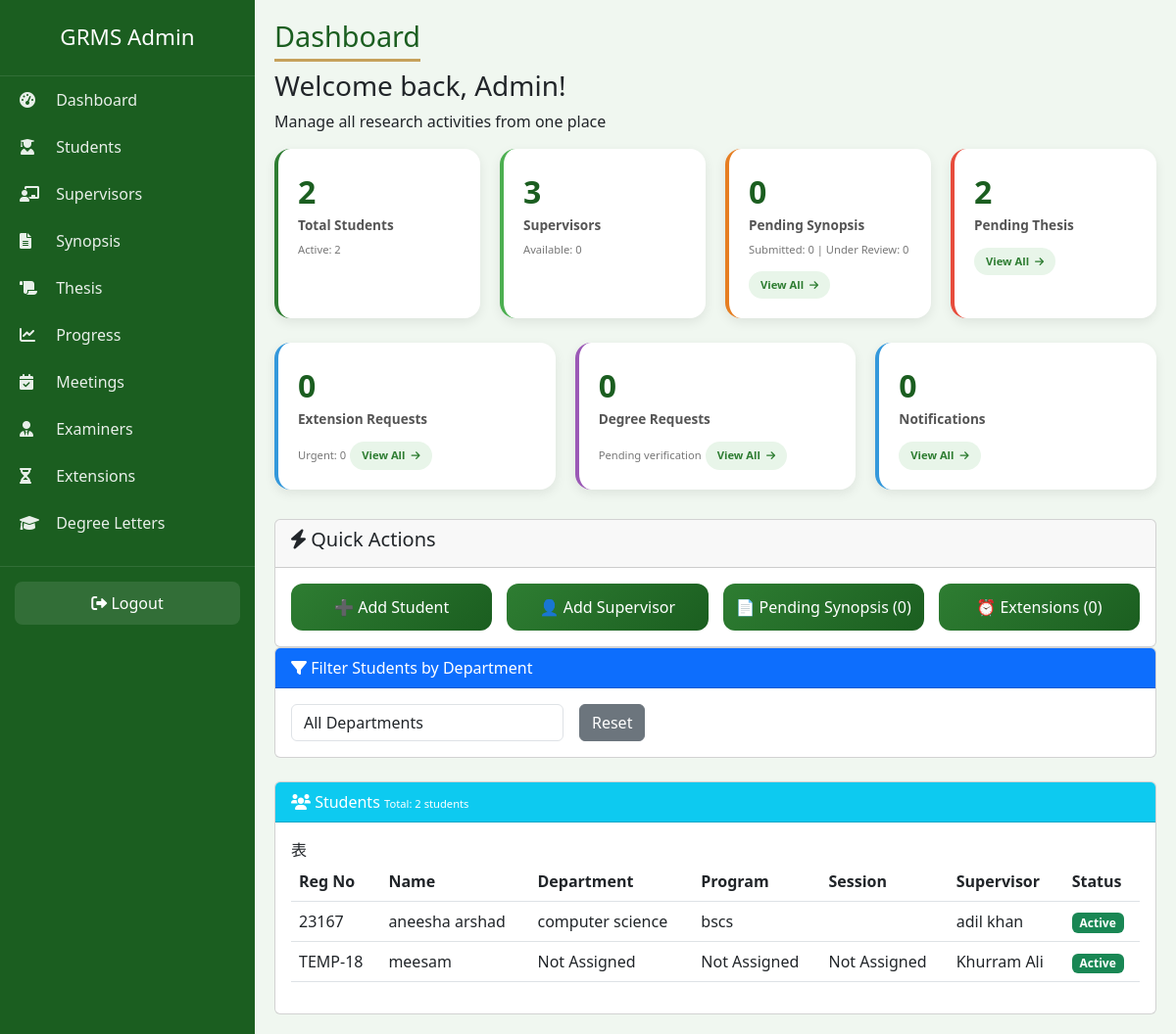
The app's page /admin-panel-2026-secure/ (signed in) with its own data.
### accounts/models.py (models this page shows, shortened)
class Student(models.Model):
    ENROLLMENT_STATUS = (
        ('Active', 'Active'),
        ('Inactive', 'Inactive'),
        ('Completed', 'Completed'),
        ('Withdrawn', 'Withdrawn'),
    )
    user = models.OneToOneField(User, on_delete=models.CASCADE, related_name='student_profile')
    registration_no = models.CharField(max_length=30, unique=True)
    department = models.CharField(max_length=100)
    session = models.CharField(max_length=20)
    program = models.CharField(max_length=50)
    enrollment_status = models.CharField(max_length=20, choices=ENROLLMENT_STATUS, default='Active')
    admission_date = models.DateField(default=timezone.now)
    supervisor = models.ForeignKey('Supervisor', on_delete=models.SET_NULL, null=True, blank=True, related_name='students')

class Supervisor(models.Model):
    AVAILABILITY = (
        ('Available', 'Available'),
        ('Not Available', 'Not Available'),
        ('On Leave', 'On Leave'),
    )
    user = models.OneToOneField(User, on_delete=models.CASCADE, related_name='supervisor_profile')
    employee_id = models.CharField(max_length=30, unique=True, blank=True, null=True)
    department = models.CharField(max_length=100)
    designation = models.CharField(max_length=50)
    availability_status = models.CharField(max_length=20, choices=AVAILABILITY, default='Available')
    max_students = models.IntegerField(default=5)

### accounts/views.py (the view, shortened to what this page needs)
# urls.py: path('admin-panel-2026-secure/', views.admin_dashboard, name='admin_dashboard'),
@login_required
def admin_dashboard(request):
    if not request.user.is_staff and not request.user.is_superuser:
        return redirect('login')
    students = Student.objects.all()
    departments = students.values_list('department', flat=True).distinct()
    selected_dept = request.GET.get('department', '')
    if selected_dept:
        filtered_students = students.filter(department=selected_dept)
    else:
        filtered_students = students
    total_supervisors = Supervisor.objects.count()
    try:
        available_supervisors = Supervisor.objects.filter(availability_status='Available').count()
    except:
        available_supervisors = 0
    context = {
        'total_students': students.count(),
        'active_students': students.filter(enrollment_status='Active').count(),
        'total_supervisors': total_supervisors,
        'available_supervisors': available_supervisors,
        'pending_synopses': Synopsis.objects.filter(status='pending').count(),
        'pending_synopses_submitted': Synopsis.objects.filter(status='submitted').count(),
        'pending_synopses_review': Synopsis.objects.filter(status='under_review').count(),
        'pending_theses': Thesis.objects.filter(status='Submitted').count(),
        'pending_extensions': 0,  # Set to 0 if model doesn't exist
        'urgent_extensions': 0,   # Set to 0 if model doesn't exist
        'pending_degree_requests': 0,  # Set to 0 if model doesn't exist
        'unread_count': Notification.objects.filter(user=request.user, is_read=False).count(),
        'departments': departments,
        'filtered_students': filtered_students,
        'selected_dept': selected_dept,
    }
    return render(request, 'admin/dashboard.html', context)

### templates/admin/dashboard.html (shortened to what this page needs)
{% extends 'admin/base.html' %}
{% load static %}
{% block page_title %}Dashboard{% endblock %}
{% block content %}
<div class="welcome-message" data-aos="fade-up">
    <h3>Welcome back, Admin!</h3>
    <p>Manage all research activities from one place</p>
</div>
<div class="stats-grid">
    <div class="stat-card-modern" style="border-left-color: #2e7d32;">
        <div style="font-size: 2rem; font-weight: 700; color: #1b5e20;">{{ total_students }}</div>
        <div style="font-size: 0.85rem; font-weight: 600; color: #555;">Total Students</div>
        <small style="font-size: 0.7rem; color: #777;">Active: {{ active_students }}</small>
    </div>
    <div class="stat-card-modern" style="border-left-color: #4caf50;">
        <div style="font-size: 2rem; font-weight: 700; color: #1b5e20;">{{ total_supervisors }}</div>
        <div style="font-size: 0.85rem; font-weight: 600; color: #555;">Supervisors</div>
        <small style="font-size: 0.7rem; color: #777;">Available: {{ available_supervisors }}</small>
    </div>
    <div class="stat-card-modern" style="border-left-color: #e67e22;">
        <div style="font-size: 2rem; font-weight: 700; color: #1b5e20;">{{ pending_synopses }}</div>
        <div style="font-size: 0.85rem; font-weight: 600; color: #555;">Pending Synopsis</div>
        <small style="font-size: 0.7rem; color: #777;">Submitted: {{ pending_synopses_submitted|default:0 }} | Under Review: {{ pending_synopses_review|default:0 }}</small>
        <a href="{% url 'admin_synopsis_list' %}?status=Pending" class="view-link">View All <i class="fas fa-arrow-right"></i></a>
    </div>
    <div class="stat-card-modern" style="border-left-color: #e74c3c;">
        <div style="font-size: 2rem; font-weight: 700; color: #1b5e20;">{{ pending_theses }}</div>
        <div style="font-size: 0.85rem; font-weight: 600; color: #555;">Pending Thesis</div>
        <a href="{% url 'admin_thesis_list' %}?status=Submitted" class="view-link">View All <i class="fas fa-arrow-right"></i></a>
    </div>
</div>
<div class="stats-grid-2">
    <div class="stat-card-modern" style="border-left-color: #3498db;">
        <div style="font-size: 2rem; font-weight: 700; color: #1b5e20;">{{ pending_extensions }}</div>
        <div style="font-size: 0.85rem; font-weight: 600; color: #555;">Extension Requests</div>
        <small style="font-size: 0.7rem; color: #777;">Urgent: {{ urgent_extensions }}</small>
        <a href="{% url 'admin_extension_list' %}?status=Pending" class="view-link">View All <i class="fas fa-arrow-right"></i></a>
    </div>
    <div class="stat-card-modern" style="border-left-color: #9b59b6;">
        <div style="font-size: 2rem; font-weight: 700; color: #1b5e20;">{{ pending_degree_requests }}</div>
        <div style="font-size: 0.85rem; font-weight: 600; color: #555;">Degree Requests</div>
        <small style="font-size: 0.7rem; color: #777;">Pending verification</small>
        <a href="{% url 'admin_degree_list' %}?status=Pending" class="view-link">View All <i class="fas fa-arrow-right"></i></a>
    </div>
    <div class="stat-card-modern" style="border-left-color: #3498db;">
        <div style="font-size: 2rem; font-weight: 700; color: #1b5e20;">{{ unread_count }}</div>
        <div style="font-size: 0.85rem; font-weight: 600; color: #555;">Notifications</div>
        <a href="{% url 'all_notifications' %}" class="view-link">View All <i class="fas fa-arrow-right"></i></a>
    </div>
</div>
<div class="card mt-3">
    <div class="card-header">
        <h5><i class="fas fa-bolt"></i> Quick Actions</h5>
    </div>
    <div class="card-body">
        <div class="quick-actions-grid">
            <a href="{% url 'admin_student_create' %}" class="quick-action-btn">➕ Add Student</a>
            <a href="{% url 'admin_supervisor_create' %}" class="quick-action-btn">👤 Add Supervisor</a>
            <a href="{% url 'admin_synopsis_list' %}?status=Pending" class="quick-action-btn">📄 Pending Synopsis ({{ pending_synopses }})</a>
            <a href="{% url 'admin_extension_list' %}?status=Pending" class="quick-action-btn">⏰ Extensions ({{ pending_extensions }})</a>
        </div>
    </div>
</div>
<div class="card mb-4">
    <div class="card-header bg-primary text-white">
        <i class="fas fa-filter"></i> Filter Students by Department
    </div>
    <div class="card-body">
        <div class="row g-3">
            <div class="col-md-4">
                <select id="deptFilter" class="form-control">
                    <option value="">All Departments</option>
                </select>
            </div>
            <div class="col-md-2">
                <button id="resetFilter" class="btn btn-secondary">Reset</button>
            </div>
        </div>
    </div>
</div>
<div id="studentsListContainer">
    <div class="card">
        <div class="card-header bg-info text-white">
            <span><i class="fas fa-users"></i> Students
            </span>
            <span id="studentCount" style="font-size: 0.7rem;">Total: {{ filtered_students|length }} students</span>
        </div>
        <div class="card-body">
            <div class="table-responsive">
                <table class="table table-hover">
                    <thead>
                        <tr>
                            <th>Reg No</th>
                            <th>Name</th>
                            <th>Department</th>
                            <th>Program</th>
                            <th>Session</th>
                            <th>Supervisor</th>
                            <th>Status</th>
                    </thead>
                    <tbody id="studentsTableBody">
                        {% for student in filtered_students %}
                        <tr>
                            <td>{{ student.registration_no }}</a>
                            <td>{{ student.user.get_full_name }}</a>
                            <td>{{ student.department }}</a>
                            <td>{{ student.program }}</a>
                            <td>{{ student.session }}</a>
                            <td>{{ student.supervisor.user.get_full_name|default:"Not Assigned" }}</a>
                            <td>
                                <span class="badge {% if student.enrollment_status == 'Active' %}bg-success{% else %}bg-secondary{% endif %}">
                                    {{ student.enrollment_status }}
                                </span>
                        {% empty %}
                        <tr id="emptyRow">
                            <td colspan="7" class="text-center">No students found in this department.</a>
                        </a>
                        {% endfor %}
                    </tbody>
            </div>
        </div>
    </div>
</div>
{% endblock %}

### templates/admin/base.html (style rules this page uses)
* { margin:0;padding:0;box-sizing:border-box; }
body { background:#f0f7f0;font-family:'Segoe UI',sans-serif; }
.view-link { display: inline-block; margin-top: 12px; font-size: 0.7rem; font-weight: 600; color: #2e7d32; text-decoration: none; background: #e8f5e9; padding: 5px 12px; border-radius: 20px; transition: all 0.2s; }
.stats-grid { display: grid; grid-template-columns: repeat(4, 1fr); gap: 20px; margin-bottom: 25px; }
.stats-grid-2 { display: grid; grid-template-columns: repeat(3, 1fr); gap: 20px; margin-top: 20px; margin-bottom: 30px; }
.quick-actions-grid { display: grid; grid-template-columns: repeat(4, 1fr); gap: 15px; }
.quick-action-btn { background: linear-gradient(135deg, #2e7d32, #1b5e20); color: white; padding: 12px; border-radius: 12px; text-align: center; text-decoration: none; transition: 0.2s; display: block; }

### templates/admin/dashboard.html (style rules this page uses)
.stat-card-modern { background: white; border-radius: 16px; padding: 20px; box-shadow: 0 4px 12px rgba(0,0,0,0.08); transition: transform 0.3s ease, box-shadow 0.3s ease; border-left: 4px solid; cursor: pointer; }
.view-link { display: inline-flex; align-items: center; gap: 6px; margin-top: 12px; padding: 6px 12px; font-size: 0.7rem; font-weight: 600; color: #2e7d32; background: #e8f5e9; text-decoration: none; border-radius: 20px; transition: all 0.2s ease; }
.view-link i { font-size: 0.65rem; transition: transform 0.2s ease; }
.quick-action-btn { background: linear-gradient(135deg, #2e7d32, #1b5e20); color: white; padding: 12px; border-radius: 12px; text-align: center; text-decoration: none; transition: transform 0.2s ease, box-shadow 0.2s ease; display: block; font-weight: 500; }
.stats-grid { display: grid; grid-template-columns: repeat(4, 1fr); gap: 20px; margin-bottom: 25px; }
.stats-grid-2 { display: grid; grid-template-columns: repeat(3, 1fr); gap: 20px; margin-top: 20px; margin-bottom: 30px; }
.quick-actions-grid { display: grid; grid-template-columns: repeat(4, 1fr); gap: 15px; }

### records on screen
Student: registration_no "23167", user.get_full_name "aneesha arshad", department "computer science", program "bscs", supervisor.user.get_full_name "adil khan", enrollment_status "Active"
Student: registration_no "TEMP-18", user.get_full_name "meesam", department "Not Assigned", program "Not Assigned", session "Not Assigned", supervisor.user.get_full_name "Khurram Ali", enrollment_status "Active"

### other values on screen
{{ total_students }} "2"
{{ active_students }} "2"
{{ total_supervisors }} "3"
{{ available_supervisors }} "0"
{{ pending_synopses }} "0"
{{ pending_synopses_submitted|default:0 }} "0"
{{ pending_synopses_review|default:0 }} "0"
{{ pending_theses }} "2"
{{ pending_extensions }} "0"
{{ urgent_extensions }} "0"
{{ pending_degree_requests }} "0"
{{ unread_count }} "0"
{{ filtered_students|length }} "2"
